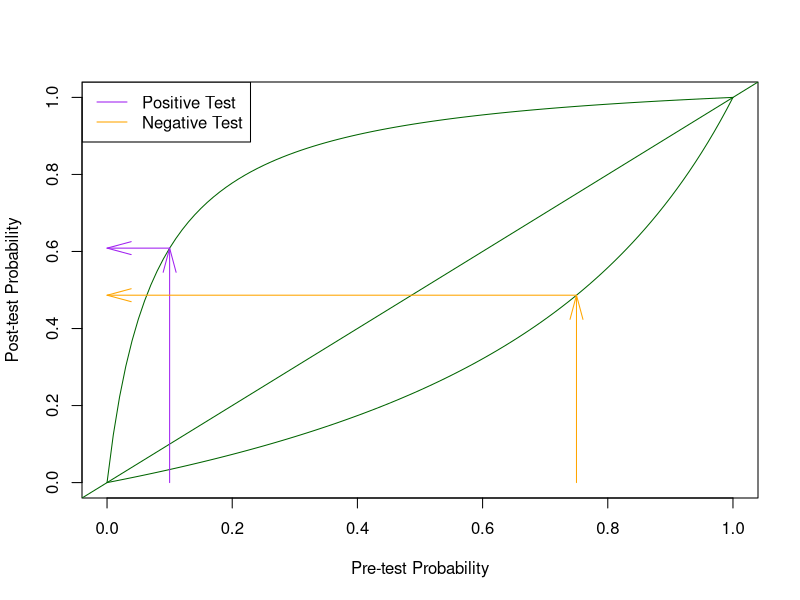

R code for this plot:
# Function takes as arguments the sensitivitiy of the test (sensi) 
# and the specificity (speci)

leafplot <- function(sensi, speci){
  
  pretest <- seq(0, 1, 0.01) #possible pre-test probabilities 
  
  #probability of having Covid-19 after a positive test result 
  pos.test <- sensi*pretest/(sensi*pretest+(1-speci)*(1-pretest))
  
  #probability of having Covid-19 after a negative test result 
  neg.test <- ((1-sensi)*(pretest))/((1-sensi)*pretest+speci*(1-pretest))
  
  #plot leaves
  plot(pretest, pos.test, type="l", col="darkgreen", 
     xlab="Pre-test Probability", ylab="Post-test Probability")
  points(pretest, neg.test, type="l", col="darkgreen")
  abline(a=0, b=1, col="darkgreen")
  legend("topleft", legend=c("Positive Test", "Negative Test"),
        col=c("Purple", "Orange"), lty=1, bg="transparent")
  
  #plot arrows 
    #we use pretest[11] to get the prevalence value of 0.1, and 
    #pretest[76] to get the prevalence value of 0.75 in the vector "pretest"
    
  arrows(pretest[11], 0, pretest[11], pos.test[11], angle=15, col="purple")
  arrows(pretest[11], pos.test[11], 0, pos.test[11], angle=15, col="purple")
  arrows(pretest[76], 0, pretest[76], neg.test[76], angle=15, col="orange")
  arrows(pretest[76], neg.test[76], 0, neg.test[76], angle=15, col="orange")
  
  }

options(repr.plot.width=6.5, repr.plot.height=5.5)
leafplot(sensi=0.7, speci=0.95)


#See what happens to the plot when you change sensitivity and specificity! 
#leafplot(0.95, 0.8)


